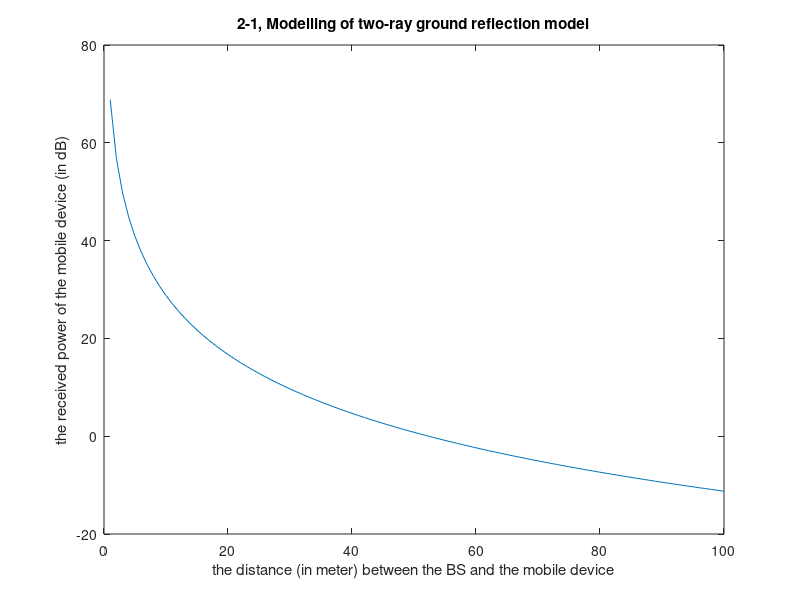

The MATLAB source for this figure: (Note: this script raises an error after producing the figure.)
T = 27;
bw = 10000000;
p_bs_dbm = 33;
gt_db = 14;
gr_db = 14;
h_bs = 51.5;
h_md = 1.5;
scale = 100;
std_db = 6;

pt = 10.^((p_bs_dbm - 30) / 10); %pt: transmit power
gt = 10.^(gt_db / 10); %gt: transmit antenna gain
gr = 10.^(gr_db / 10); %gr: receive antenna gain
ht = h_bs; %ht: transmit antenna height
hr = h_md; %hr: receive antenna height
d = 1:1:100; %d: reference distance, the distance between the BS and the mobile device (in meter) as the x-axis.
pl = zeros(1,scale);
pr = zeros(1,scale);
pl = (ht*hr)^2 * (1./d).^4; %pl: path loss
%pr: receive power, the received power of the mobile device (in dB) as the y-axis 
pr_bar = 10*log10(pl * pt * gt * gr);

s_norm = normpdf(d,0,std_db);
pr = pr_bar + s_norm;

plot(d, pr);
xlabel('the distance (in meter) between the BS and the mobile device'); ylabel('the received power of the mobile device (in dB)');
title('2-1, Modelling of two-ray ground reflection model'); 
h = legend('two-ray Model',1);
